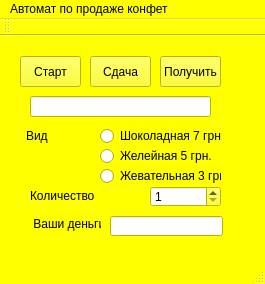
<?xml version="1.0" encoding="UTF-8"?>
<ui version="4.0">
 <class>MainWindow</class>
 <widget class="QMainWindow" name="MainWindow">
  <property name="geometry">
   <rect>
    <x>0</x>
    <y>0</y>
    <width>265</width>
    <height>284</height>
   </rect>
  </property>
  <property name="palette">
   <palette>
    <active>
     <colorrole role="WindowText">
      <brush brushstyle="SolidPattern">
       <color alpha="255">
        <red>0</red>
        <green>0</green>
        <blue>0</blue>
       </color>
      </brush>
     </colorrole>
     <colorrole role="Button">
      <brush brushstyle="SolidPattern">
       <color alpha="255">
        <red>255</red>
        <green>255</green>
        <blue>127</blue>
       </color>
      </brush>
     </colorrole>
     <colorrole role="Light">
      <brush brushstyle="SolidPattern">
       <color alpha="255">
        <red>255</red>
        <green>255</green>
        <blue>127</blue>
       </color>
      </brush>
     </colorrole>
     <colorrole role="Midlight">
      <brush brushstyle="SolidPattern">
       <color alpha="255">
        <red>255</red>
        <green>255</green>
        <blue>63</blue>
       </color>
      </brush>
     </colorrole>
     <colorrole role="Dark">
      <brush brushstyle="SolidPattern">
       <color alpha="255">
        <red>127</red>
        <green>127</green>
        <blue>0</blue>
       </color>
      </brush>
     </colorrole>
     <colorrole role="Mid">
      <brush brushstyle="SolidPattern">
       <color alpha="255">
        <red>170</red>
        <green>170</green>
        <blue>0</blue>
       </color>
      </brush>
     </colorrole>
     <colorrole role="Text">
      <brush brushstyle="SolidPattern">
       <color alpha="255">
        <red>0</red>
        <green>0</green>
        <blue>0</blue>
       </color>
      </brush>
     </colorrole>
     <colorrole role="BrightText">
      <brush brushstyle="SolidPattern">
       <color alpha="255">
        <red>255</red>
        <green>255</green>
        <blue>255</blue>
       </color>
      </brush>
     </colorrole>
     <colorrole role="ButtonText">
      <brush brushstyle="SolidPattern">
       <color alpha="255">
        <red>0</red>
        <green>0</green>
        <blue>0</blue>
       </color>
      </brush>
     </colorrole>
     <colorrole role="Base">
      <brush brushstyle="SolidPattern">
       <color alpha="255">
        <red>255</red>
        <green>255</green>
        <blue>255</blue>
       </color>
      </brush>
     </colorrole>
     <colorrole role="Window">
      <brush brushstyle="SolidPattern">
       <color alpha="255">
        <red>255</red>
        <green>255</green>
        <blue>0</blue>
       </color>
      </brush>
     </colorrole>
     <colorrole role="Shadow">
      <brush brushstyle="SolidPattern">
       <color alpha="255">
        <red>0</red>
        <green>0</green>
        <blue>0</blue>
       </color>
      </brush>
     </colorrole>
     <colorrole role="AlternateBase">
      <brush brushstyle="SolidPattern">
       <color alpha="255">
        <red>255</red>
        <green>255</green>
        <blue>127</blue>
       </color>
      </brush>
     </colorrole>
     <colorrole role="ToolTipBase">
      <brush brushstyle="SolidPattern">
       <color alpha="255">
        <red>255</red>
        <green>255</green>
        <blue>220</blue>
       </color>
      </brush>
     </colorrole>
     <colorrole role="ToolTipText">
      <brush brushstyle="SolidPattern">
       <color alpha="255">
        <red>0</red>
        <green>0</green>
        <blue>0</blue>
       </color>
      </brush>
     </colorrole>
    </active>
    <inactive>
     <colorrole role="WindowText">
      <brush brushstyle="SolidPattern">
       <color alpha="255">
        <red>0</red>
        <green>0</green>
        <blue>0</blue>
       </color>
      </brush>
     </colorrole>
     <colorrole role="Button">
      <brush brushstyle="SolidPattern">
       <color alpha="255">
        <red>255</red>
        <green>255</green>
        <blue>0</blue>
       </color>
      </brush>
     </colorrole>
     <colorrole role="Light">
      <brush brushstyle="SolidPattern">
       <color alpha="255">
        <red>255</red>
        <green>255</green>
        <blue>127</blue>
       </color>
      </brush>
     </colorrole>
     <colorrole role="Midlight">
      <brush brushstyle="SolidPattern">
       <color alpha="255">
        <red>255</red>
        <green>255</green>
        <blue>63</blue>
       </color>
      </brush>
     </colorrole>
     <colorrole role="Dark">
      <brush brushstyle="SolidPattern">
       <color alpha="255">
        <red>127</red>
        <green>127</green>
        <blue>0</blue>
       </color>
      </brush>
     </colorrole>
     <colorrole role="Mid">
      <brush brushstyle="SolidPattern">
       <color alpha="255">
        <red>170</red>
        <green>170</green>
        <blue>0</blue>
       </color>
      </brush>
     </colorrole>
     <colorrole role="Text">
      <brush brushstyle="SolidPattern">
       <color alpha="255">
        <red>0</red>
        <green>0</green>
        <blue>0</blue>
       </color>
      </brush>
     </colorrole>
     <colorrole role="BrightText">
      <brush brushstyle="SolidPattern">
       <color alpha="255">
        <red>255</red>
        <green>255</green>
        <blue>255</blue>
       </color>
      </brush>
     </colorrole>
     <colorrole role="ButtonText">
      <brush brushstyle="SolidPattern">
       <color alpha="255">
        <red>0</red>
        <green>0</green>
        <blue>0</blue>
       </color>
      </brush>
     </colorrole>
     <colorrole role="Base">
      <brush brushstyle="SolidPattern">
       <color alpha="255">
        <red>255</red>
        <green>255</green>
        <blue>255</blue>
       </color>
      </brush>
     </colorrole>
     <colorrole role="Window">
      <brush brushstyle="SolidPattern">
       <color alpha="255">
        <red>255</red>
        <green>255</green>
        <blue>0</blue>
       </color>
      </brush>
     </colorrole>
     <colorrole role="Shadow">
      <brush brushstyle="SolidPattern">
       <color alpha="255">
        <red>0</red>
        <green>0</green>
        <blue>0</blue>
       </color>
      </brush>
     </colorrole>
     <colorrole role="AlternateBase">
      <brush brushstyle="SolidPattern">
       <color alpha="255">
        <red>255</red>
        <green>255</green>
        <blue>127</blue>
       </color>
      </brush>
     </colorrole>
     <colorrole role="ToolTipBase">
      <brush brushstyle="SolidPattern">
       <color alpha="255">
        <red>255</red>
        <green>255</green>
        <blue>220</blue>
       </color>
      </brush>
     </colorrole>
     <colorrole role="ToolTipText">
      <brush brushstyle="SolidPattern">
       <color alpha="255">
        <red>0</red>
        <green>0</green>
        <blue>0</blue>
       </color>
      </brush>
     </colorrole>
    </inactive>
    <disabled>
     <colorrole role="WindowText">
      <brush brushstyle="SolidPattern">
       <color alpha="255">
        <red>127</red>
        <green>127</green>
        <blue>0</blue>
       </color>
      </brush>
     </colorrole>
     <colorrole role="Button">
      <brush brushstyle="SolidPattern">
       <color alpha="255">
        <red>255</red>
        <green>255</green>
        <blue>0</blue>
       </color>
      </brush>
     </colorrole>
     <colorrole role="Light">
      <brush brushstyle="SolidPattern">
       <color alpha="255">
        <red>255</red>
        <green>255</green>
        <blue>127</blue>
       </color>
      </brush>
     </colorrole>
     <colorrole role="Midlight">
      <brush brushstyle="SolidPattern">
       <color alpha="255">
        <red>255</red>
        <green>255</green>
        <blue>63</blue>
       </color>
      </brush>
     </colorrole>
     <colorrole role="Dark">
      <brush brushstyle="SolidPattern">
       <color alpha="255">
        <red>127</red>
        <green>127</green>
        <blue>0</blue>
       </color>
      </brush>
     </colorrole>
     <colorrole role="Mid">
      <brush brushstyle="SolidPattern">
       <color alpha="255">
        <red>170</red>
        <green>170</green>
        <blue>0</blue>
       </color>
      </brush>
     </colorrole>
     <colorrole role="Text">
      <brush brushstyle="SolidPattern">
       <color alpha="255">
        <red>127</red>
        <green>127</green>
        <blue>0</blue>
       </color>
      </brush>
     </colorrole>
     <colorrole role="BrightText">
      <brush brushstyle="SolidPattern">
       <color alpha="255">
        <red>255</red>
        <green>255</green>
        <blue>255</blue>
       </color>
      </brush>
     </colorrole>
     <colorrole role="ButtonText">
      <brush brushstyle="SolidPattern">
       <color alpha="255">
        <red>127</red>
        <green>127</green>
        <blue>0</blue>
       </color>
      </brush>
     </colorrole>
     <colorrole role="Base">
      <brush brushstyle="SolidPattern">
       <color alpha="255">
        <red>255</red>
        <green>255</green>
        <blue>0</blue>
       </color>
      </brush>
     </colorrole>
     <colorrole role="Window">
      <brush brushstyle="SolidPattern">
       <color alpha="255">
        <red>255</red>
        <green>255</green>
        <blue>0</blue>
       </color>
      </brush>
     </colorrole>
     <colorrole role="Shadow">
      <brush brushstyle="SolidPattern">
       <color alpha="255">
        <red>0</red>
        <green>0</green>
        <blue>0</blue>
       </color>
      </brush>
     </colorrole>
     <colorrole role="AlternateBase">
      <brush brushstyle="SolidPattern">
       <color alpha="255">
        <red>255</red>
        <green>255</green>
        <blue>0</blue>
       </color>
      </brush>
     </colorrole>
     <colorrole role="ToolTipBase">
      <brush brushstyle="SolidPattern">
       <color alpha="255">
        <red>255</red>
        <green>255</green>
        <blue>220</blue>
       </color>
      </brush>
     </colorrole>
     <colorrole role="ToolTipText">
      <brush brushstyle="SolidPattern">
       <color alpha="255">
        <red>0</red>
        <green>0</green>
        <blue>0</blue>
       </color>
      </brush>
     </colorrole>
    </disabled>
   </palette>
  </property>
  <property name="windowTitle">
   <string>MainWindow</string>
  </property>
  <widget class="QWidget" name="centralWidget">
   <widget class="QPushButton" name="start">
    <property name="geometry">
     <rect>
      <x>20</x>
      <y>20</y>
      <width>61</width>
      <height>31</height>
     </rect>
    </property>
    <property name="text">
     <string>Старт</string>
    </property>
   </widget>
   <widget class="QSpinBox" name="spinBox">
    <property name="geometry">
     <rect>
      <x>150</x>
      <y>150</y>
      <width>71</width>
      <height>21</height>
     </rect>
    </property>
    <property name="minimum">
     <number>1</number>
    </property>
    <property name="maximum">
     <number>15</number>
    </property>
   </widget>
   <widget class="QLineEdit" name="line">
    <property name="geometry">
     <rect>
      <x>30</x>
      <y>60</y>
      <width>181</width>
      <height>21</height>
     </rect>
    </property>
   </widget>
   <widget class="QLabel" name="label_2">
    <property name="geometry">
     <rect>
      <x>30</x>
      <y>150</y>
      <width>71</width>
      <height>20</height>
     </rect>
    </property>
    <property name="text">
     <string>Количество</string>
    </property>
   </widget>
   <widget class="QLabel" name="label_3">
    <property name="geometry">
     <rect>
      <x>26</x>
      <y>90</y>
      <width>51</width>
      <height>20</height>
     </rect>
    </property>
    <property name="text">
     <string>Вид</string>
    </property>
   </widget>
   <widget class="QPushButton" name="coins">
    <property name="geometry">
     <rect>
      <x>90</x>
      <y>20</y>
      <width>61</width>
      <height>31</height>
     </rect>
    </property>
    <property name="text">
     <string>Сдача</string>
    </property>
   </widget>
   <widget class="QPushButton" name="Candy">
    <property name="geometry">
     <rect>
      <x>160</x>
      <y>20</y>
      <width>61</width>
      <height>31</height>
     </rect>
    </property>
    <property name="text">
     <string>Получить</string>
    </property>
   </widget>
   <widget class="QRadioButton" name="chocolate">
    <property name="geometry">
     <rect>
      <x>100</x>
      <y>90</y>
      <width>121</width>
      <height>20</height>
     </rect>
    </property>
    <property name="text">
     <string>Шоколадная 7 грн.</string>
    </property>
   </widget>
   <widget class="QRadioButton" name="jelly">
    <property name="geometry">
     <rect>
      <x>100</x>
      <y>110</y>
      <width>121</width>
      <height>20</height>
     </rect>
    </property>
    <property name="text">
     <string>Желейная 5 грн.</string>
    </property>
   </widget>
   <widget class="QRadioButton" name="gum">
    <property name="geometry">
     <rect>
      <x>100</x>
      <y>130</y>
      <width>121</width>
      <height>20</height>
     </rect>
    </property>
    <property name="text">
     <string>Жевательная 3 грн.</string>
    </property>
   </widget>
   <widget class="QLineEdit" name="money">
    <property name="geometry">
     <rect>
      <x>110</x>
      <y>180</y>
      <width>113</width>
      <height>20</height>
     </rect>
    </property>
   </widget>
   <widget class="QLabel" name="label_4">
    <property name="geometry">
     <rect>
      <x>30</x>
      <y>180</y>
      <width>71</width>
      <height>16</height>
     </rect>
    </property>
    <property name="text">
     <string> Ваши деньги</string>
    </property>
   </widget>
  </widget>
  <widget class="QMenuBar" name="menuBar">
   <property name="geometry">
    <rect>
     <x>0</x>
     <y>0</y>
     <width>265</width>
     <height>21</height>
    </rect>
   </property>
   <widget class="QMenu" name="menu">
    <property name="title">
     <string>Автомат по продаже конфет </string>
    </property>
   </widget>
   <addaction name="menu"/>
  </widget>
  <widget class="QToolBar" name="mainToolBar">
   <attribute name="toolBarArea">
    <enum>TopToolBarArea</enum>
   </attribute>
   <attribute name="toolBarBreak">
    <bool>false</bool>
   </attribute>
  </widget>
  <widget class="QStatusBar" name="statusBar"/>
 </widget>
 <layoutdefault spacing="6" margin="11"/>
 <resources/>
 <connections/>
</ui>
